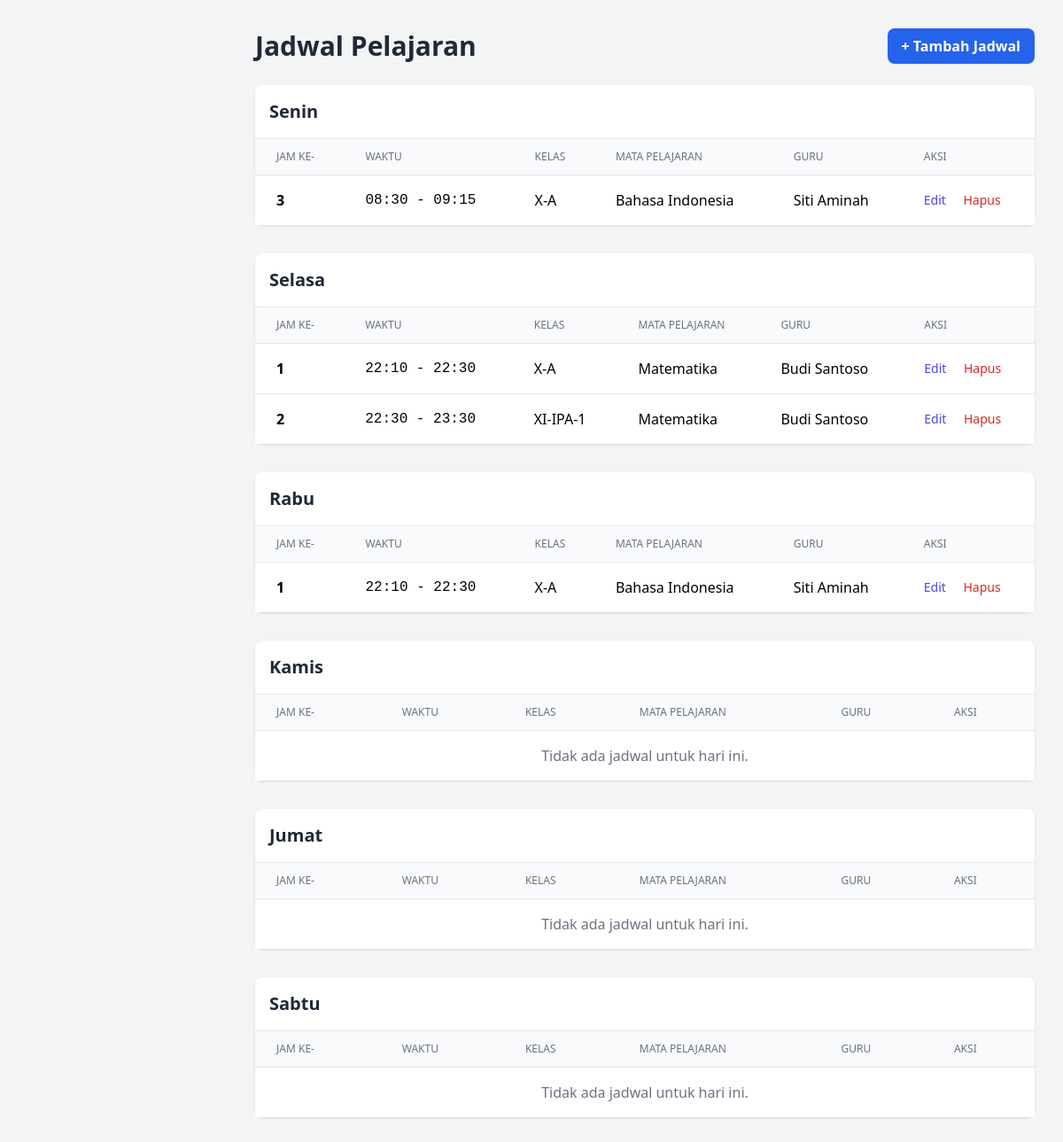
Screenshot of /admin/jadwal/index.php with the database file from the repository.
### tables this page shows
CREATE TABLE `jadwal_pelajaran` (
  `id_jadwal` int(11) NOT NULL,
  `id_guru` int(6) UNSIGNED ZEROFILL DEFAULT NULL,
  `id_mapel` int(11) DEFAULT NULL,
  `id_kelas` int(11) DEFAULT NULL,
  `hari` enum('Senin','Selasa','Rabu','Kamis','Jumat','Sabtu','Minggu') NOT NULL,
  `jam_ke` int(11) NOT NULL
);

CREATE TABLE `jam_pelajaran` (
  `jam_ke` int(11) NOT NULL,
  `waktu_mulai` time NOT NULL,
  `waktu_selesai` time NOT NULL
);

CREATE TABLE `kelas` (
  `id_kelas` int(11) NOT NULL,
  `nama_kelas` varchar(50) NOT NULL
);

CREATE TABLE `mata_pelajaran` (
  `id_mapel` int(11) NOT NULL,
  `nama_mapel` varchar(100) NOT NULL
);

CREATE TABLE `guru` (
  `id_guru` int(6) UNSIGNED ZEROFILL NOT NULL,
  `nama_guru` varchar(100) NOT NULL,
  `nip` varchar(50) DEFAULT NULL,
  `kontak` varchar(20) DEFAULT NULL,
  `password` varchar(255) NOT NULL
);

### admin/jadwal/index.php (the view, shortened to what this page needs)
<?php
require __DIR__ . '/../templates/header.php';
require __DIR__ . '/../../config/database.php';
$days = ['Senin', 'Selasa', 'Rabu', 'Kamis', 'Jumat', 'Sabtu'];
?>
<div class="flex justify-between items-center mb-6">
    <h1 class="text-3xl font-bold text-gray-800">Jadwal Pelajaran</h1>
    <a href="tambah.php" class="bg-blue-600 hover:bg-blue-700 text-white font-bold py-2 px-4 rounded-lg shadow-sm">
        + Tambah Jadwal
    </a>
</div>
<div class="space-y-8">
    <?php foreach ($days as $day): ?>
    <div class="bg-white rounded-lg shadow">
        <div class="p-4 border-b">
            <h2 class="text-xl font-semibold text-gray-800"><?= $day ?></h2>
        </div>
        <div class="overflow-x-auto">
            <table class="min-w-full divide-y divide-gray-200">
                <thead class="bg-gray-50">
                    <tr>
                        <th class="px-6 py-3 text-left text-xs font-medium text-gray-500 uppercase">Jam Ke-</th>
                        <th class="px-6 py-3 text-left text-xs font-medium text-gray-500 uppercase">Waktu</th>
                        <th class="px-6 py-3 text-left text-xs font-medium text-gray-500 uppercase">Kelas</th>
                        <th class="px-6 py-3 text-left text-xs font-medium text-gray-500 uppercase">Mata Pelajaran</th>
                        <th class="px-6 py-3 text-left text-xs font-medium text-gray-500 uppercase">Guru</th>
                        <th class="px-6 py-3 text-left text-xs font-medium text-gray-500 uppercase">Aksi</th>
                    </tr>
                </thead>
                <tbody class="bg-white divide-y divide-gray-200">
                    <?php
                    $stmt = $koneksi->prepare(
                        "SELECT j.id_jadwal, j.jam_ke, k.nama_kelas, m.nama_mapel, g.nama_guru, jp.waktu_mulai, jp.waktu_selesai
                         FROM jadwal_pelajaran j
                         JOIN kelas k ON j.id_kelas = k.id_kelas
                         JOIN mata_pelajaran m ON j.id_mapel = m.id_mapel
                         JOIN guru g ON j.id_guru = g.id_guru
                         JOIN jam_pelajaran jp ON j.jam_ke = jp.jam_ke
                         WHERE j.hari = ? ORDER BY j.jam_ke ASC"
                    );
                    $stmt->bind_param("s", $day);
                    $stmt->execute();
                    $result = $stmt->get_result();
                    if ($result->num_rows > 0):
                        while ($row = $result->fetch_assoc()):
                    ?>
                    <tr>
                        <td class="px-6 py-4 whitespace-nowrap font-bold"><?= $row['jam_ke'] ?></td>
                        <td class="px-6 py-4 whitespace-nowrap font-mono"><?= date('H:i', strtotime($row['waktu_mulai'])) ?> - <?= date('H:i', strtotime($row['waktu_selesai'])) ?></td>
                        <td class="px-6 py-4 whitespace-nowrap"><?= $row['nama_kelas'] ?></td>
                        <td class="px-6 py-4 whitespace-nowrap"><?= $row['nama_mapel'] ?></td>
                        <td class="px-6 py-4 whitespace-nowrap"><?= $row['nama_guru'] ?></td>
<td class="px-6 py-4 whitespace-nowrap text-sm font-medium">
    <a href="edit.php?id=<?= $row['id_jadwal'] ?>" class="text-indigo-600 hover:text-indigo-900">Edit</a>
    <a href="proses.php?aksi=hapus&id=<?= $row['id_jadwal'] ?>" class="text-red-600 hover:text-red-900 ml-4" onclick="return confirm('Anda yakin ingin menghapus jadwal ini?')">Hapus</a>
</td>
                    </tr>
                    <?php endwhile; else: ?>
                    <tr><td colspan="6" class="text-center px-6 py-4 text-gray-500">Tidak ada jadwal untuk hari ini.</td></tr>
                    <?php endif; $stmt->close(); ?>
                </tbody>
            </table>
        </div>
    </div>
    <?php endforeach; ?>
</div>
<?php require __DIR__ . '/../templates/footer.php'; ?>

### admin/templates/header.php (shortened to what this page needs)
<!DOCTYPE html>
<html lang="id">
<head>
    <script src="https://cdn.tailwindcss.com"></script>
</head>
<body class="bg-gray-100">
<div class="flex">
    <main class="flex-1 ml-64">
        <div class="p-8">

### admin/templates/footer.php
</div>
    </main>
</div>
</body>
</html>

### rows the page displays
jadwal_pelajaran: jam_ke "3", jam_pelajaran.waktu_mulai "08:30", jam_pelajaran.waktu_selesai "09:15", id_kelas.nama_kelas "X-A", id_mapel.nama_mapel "Bahasa Indonesia", id_guru.nama_guru "Siti Aminah"
jadwal_pelajaran: jam_ke "1", jam_pelajaran.waktu_mulai "22:10", jam_pelajaran.waktu_selesai "22:30", id_kelas.nama_kelas "X-A", id_mapel.nama_mapel "Matematika", id_guru.nama_guru "Budi Santoso"
jadwal_pelajaran: jam_ke "2", jam_pelajaran.waktu_mulai "22:30", jam_pelajaran.waktu_selesai "23:30", id_kelas.nama_kelas "XI-IPA-1", id_mapel.nama_mapel "Matematika", id_guru.nama_guru "Budi Santoso"
jadwal_pelajaran: jam_ke "1", jam_pelajaran.waktu_mulai "22:10", jam_pelajaran.waktu_selesai "22:30", id_kelas.nama_kelas "X-A", id_mapel.nama_mapel "Bahasa Indonesia", id_guru.nama_guru "Siti Aminah"

### other values shown
$day "Senin"
$day "Selasa"
$day "Rabu"
$day "Kamis"
$day "Jumat"
$day "Sabtu"
